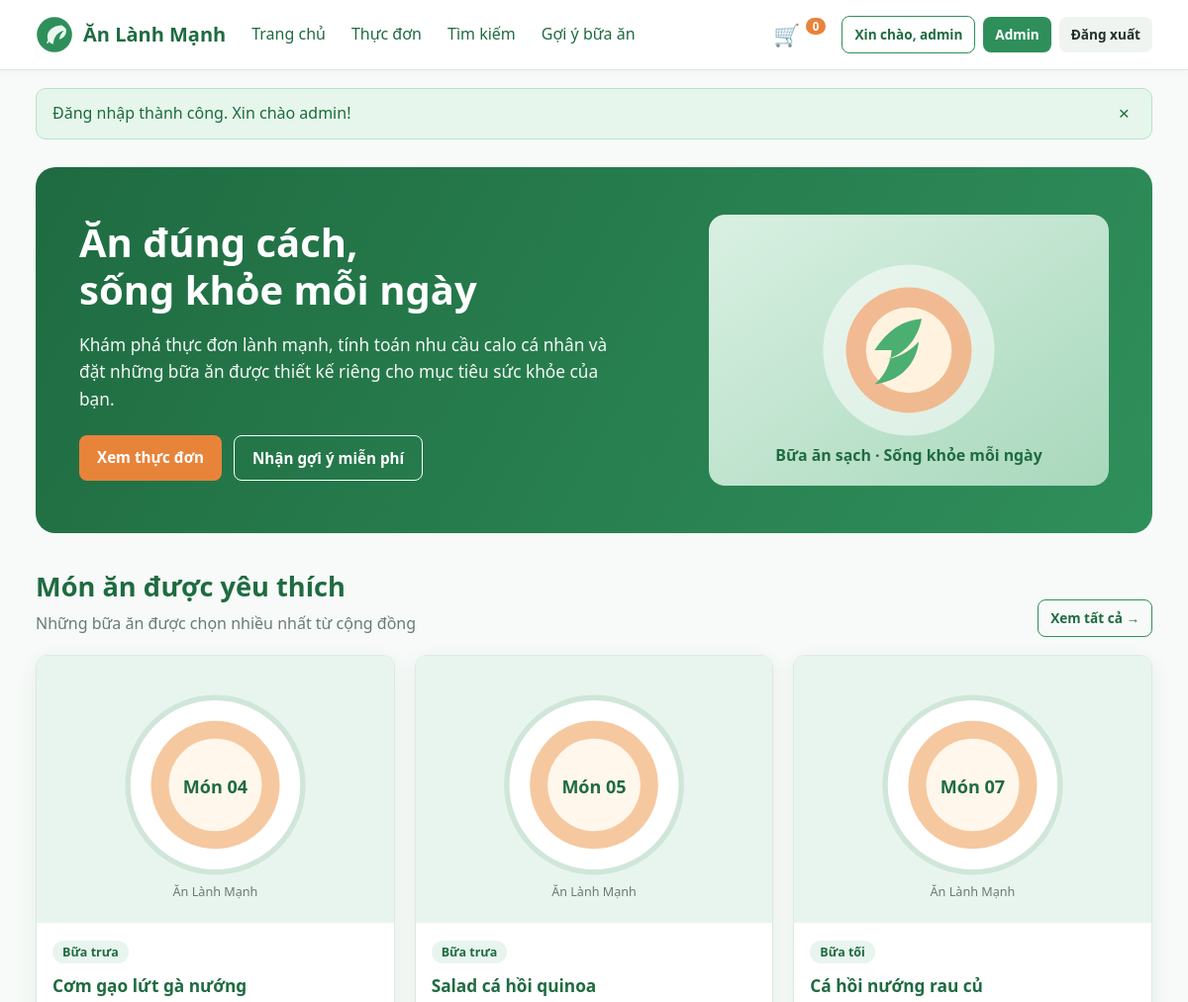
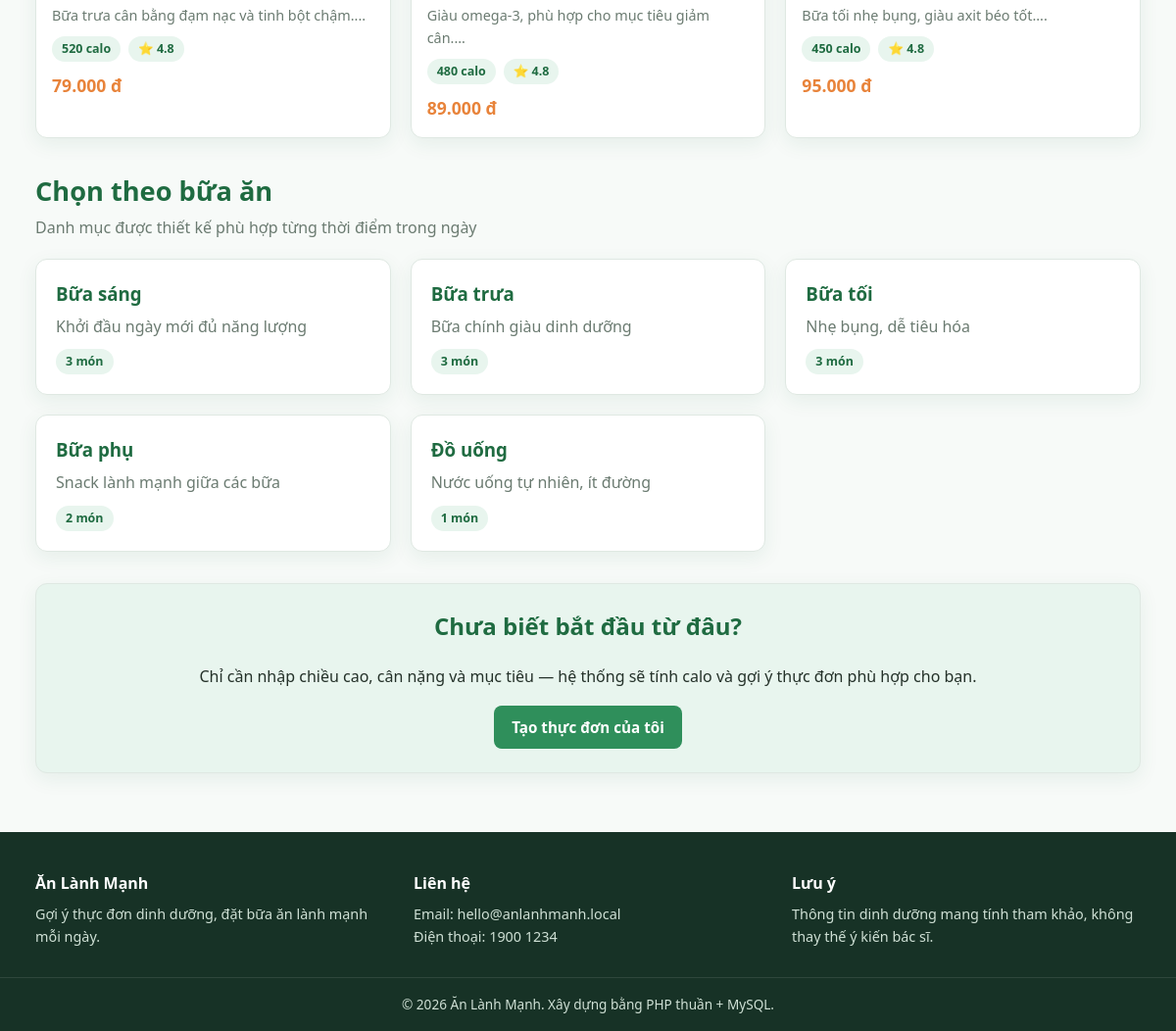
The page / (signed in) on the database its author committed (2 pictures, top to bottom).
### tables this page shows
CREATE TABLE mon_an (
    id INT AUTO_INCREMENT PRIMARY KEY,
    ten VARCHAR(200) NOT NULL,
    slug VARCHAR(200) NOT NULL UNIQUE,
    id_danh_muc INT NOT NULL,
    id_nguon INT NOT NULL,
    mo_ta TEXT,
    nguyen_lieu TEXT,
    calo INT NOT NULL DEFAULT 0,
    protein DECIMAL(5,1) NOT NULL DEFAULT 0,
    carb DECIMAL(5,1) NOT NULL DEFAULT 0,
    fat DECIMAL(5,1) NOT NULL DEFAULT 0,
    gia DECIMAL(10,2) NOT NULL DEFAULT 0,
    hinh_anh VARCHAR(255) NOT NULL DEFAULT 'images/product/default.svg',
    trang_thai TINYINT(1) NOT NULL DEFAULT 1,
    luot_xem INT NOT NULL DEFAULT 0,
    created_at TIMESTAMP DEFAULT CURRENT_TIMESTAMP,
    FOREIGN KEY (id_danh_muc) REFERENCES danh_muc(id) ON DELETE CASCADE,
    FOREIGN KEY (id_nguon) REFERENCES nguon_cong_thuc(id) ON DELETE CASCADE
);

CREATE TABLE danh_muc (
    id INT AUTO_INCREMENT PRIMARY KEY,
    ten VARCHAR(100) NOT NULL,
    slug VARCHAR(100) NOT NULL UNIQUE,
    mo_ta TEXT,
    created_at TIMESTAMP DEFAULT CURRENT_TIMESTAMP
);

### index.php (the view, shortened to what this page needs)
<?php
require __DIR__ . '/includes/db.php';
$featured = $pdo->query("
    SELECT m.*, dm.ten AS danh_muc
    FROM mon_an m
    JOIN danh_muc dm ON m.id_danh_muc = dm.id
    WHERE m.trang_thai = 1
    ORDER BY m.luot_xem DESC
    LIMIT 3
")->fetchAll();
$categories = $pdo->query("
    SELECT dm.*, COUNT(m.id) AS so_mon
    FROM danh_muc dm
    LEFT JOIN mon_an m ON m.id_danh_muc = dm.id AND m.trang_thai = 1
    GROUP BY dm.id
    ORDER BY dm.id
")->fetchAll();
include __DIR__ . '/includes/header.php';
?>
<section class="hero">
    <div>
        <h1>Ăn đúng cách,<br>sống khỏe mỗi ngày</h1>
        <p>Khám phá thực đơn lành mạnh, tính toán nhu cầu calo cá nhân và đặt những bữa ăn được thiết kế riêng cho mục tiêu sức khỏe của bạn.</p>
        <div class="hero-actions">
            <a href="danhmuc.php" class="btn btn-orange">Xem thực đơn</a>
            <a href="goiy.php" class="btn btn-outline">Nhận gợi ý miễn phí</a>
        </div>
    </div>
    <img src="images/banner.svg" alt="Bữa ăn lành mạnh">
</section>
<section>
    <div class="section-head">
        <div>
            <h2>Món ăn được yêu thích</h2>
            <p>Những bữa ăn được chọn nhiều nhất từ cộng đồng</p>
        </div>
        <a href="danhmuc.php" class="btn btn-sm btn-outline">Xem tất cả →</a>
    </div>
    <div class="grid grid-3">
        <?php foreach ($featured as $m): ?>
            <article class="card">
                <a href="monan.php?id=<?= (int)$m['id'] ?>">
                    <img class="card-img" src="<?= e($m['hinh_anh']) ?>" alt="<?= e($m['ten']) ?>">
                </a>
                <div class="card-body">
                    <span class="pill"><?= e($m['danh_muc']) ?></span>
                    <h3 style="margin-top:8px"><a href="monan.php?id=<?= (int)$m['id'] ?>"><?= e($m['ten']) ?></a></h3>
                    <p><?= e(mb_substr($m['mo_ta'], 0, 70)) ?>...</p>
                    <div class="meta">
                        <span class="pill"><?= (int)$m['calo'] ?> calo</span>
                        <span class="pill">⭐ 4.8</span>
                    </div>
                    <div class="card-price" style="margin-top:10px"><?= money($m['gia']) ?></div>
                </div>
            </article>
        <?php endforeach; ?>
    </div>
</section>
<section>
    <div class="section-head">
        <div>
            <h2>Chọn theo bữa ăn</h2>
            <p>Danh mục được thiết kế phù hợp từng thời điểm trong ngày</p>
        </div>
    </div>
    <div class="grid grid-3">
        <?php foreach ($categories as $c): ?>
            <a class="card" style="padding:20px" href="danhmuc.php?slug=<?= e($c['slug']) ?>">
                <h3 style="margin:0;color:var(--green-dark)"><?= e($c['ten']) ?></h3>
                <p style="color:var(--muted);margin:6px 0 0"><?= e($c['mo_ta']) ?></p>
                <span class="pill" style="margin-top:10px;display:inline-block"><?= (int)$c['so_mon'] ?> món</span>
            </a>
        <?php endforeach; ?>
    </div>
</section>
<section>
    <div class="panel" style="text-align:center;background:var(--green-light)">
        <h2 style="color:var(--green-dark);margin-top:0">Chưa biết bắt đầu từ đâu?</h2>
        <p>Chỉ cần nhập chiều cao, cân nặng và mục tiêu — hệ thống sẽ tính calo và gợi ý thực đơn phù hợp cho bạn.</p>
        <a href="goiy.php" class="btn btn-primary">Tạo thực đơn của tôi</a>
    </div>
</section>
<?php include __DIR__ . '/includes/footer.php'; ?>

### css/style.css (style rules this page uses)
:root { --green: #2f8f5b; --green-dark: #1f6b41; --green-light: #e8f5ee; --orange: #e8833a; --text: #243129; --muted: #6b7b71; --bg: #f7faf8; --white: #fff; --border: #dfe8e2; --danger: #d64545; --warning: #d99a1c; --radius: 12px; --shadow: 0 6px 20px rgba(31, 107, 65, .08); }
* { box-sizing: border-box; }
html { scroll-behavior: smooth; }
body { margin: 0; font-family: "Segoe UI", Roboto, Helvetica, Arial, sans-serif; color: var(--text); background: var(--bg); line-height: 1.6; }
a { color: var(--green-dark); text-decoration: none; }
img { max-width: 100%; display: block; }
.btn { display: inline-block; border: 0; border-radius: 8px; cursor: pointer; padding: 10px 18px; font-size: .95rem; font-weight: 600; text-align: center; transition: .18s ease; font-family: inherit; }
.btn-sm { padding: 7px 12px; font-size: .85rem; }
.btn-primary { background: var(--green); color: #fff; }
.btn-outline { background: transparent; color: var(--green-dark); border: 1px solid var(--green); }
.btn-orange { background: var(--orange); color: #fff; }
section { margin: 32px 0; }
.section-head { display: flex; align-items: end; justify-content: space-between; gap: 12px; margin-bottom: 18px; }
.section-head h1, .section-head h2 { margin: 0; font-size: 1.7rem; color: var(--green-dark); }
.section-head p { margin: 4px 0 0; color: var(--muted); }
.hero { margin-top: 28px; background: linear-gradient(120deg, var(--green-dark), var(--green)); color: #fff; border-radius: 20px; padding: 48px 44px; display: grid; grid-template-columns: 1.2fr .8fr; gap: 30px; align-items: center; overflow: hidden; }
.hero h1 { font-size: 2.5rem; margin: 0 0 12px; line-height: 1.2; }
.hero p { font-size: 1.08rem; opacity: .95; max-width: 560px; }
.hero-actions { display: flex; gap: 12px; margin-top: 22px; flex-wrap: wrap; }
.hero .btn-outline { color: #fff; border-color: #fff; }
.hero img { border-radius: 16px; width: 100%; }
.grid { display: grid; gap: 20px; }
.grid-3 { grid-template-columns: repeat(3, minmax(0, 1fr)); }
.card { background: var(--white); border: 1px solid var(--border); border-radius: var(--radius); overflow: hidden; box-shadow: var(--shadow); transition: .2s ease; }
.card-img { aspect-ratio: 4/3; object-fit: cover; width: 100%; background: var(--green-light); }
.card-body { padding: 16px; }
.card-body h3 { margin: 0 0 6px; font-size: 1.08rem; }
.card-body p { color: var(--muted); font-size: .9rem; margin: 0 0 10px; }
.card-price { color: var(--orange); font-weight: 700; font-size: 1.1rem; }
.meta { display: flex; flex-wrap: wrap; gap: 8px; margin-top: 10px; }
.pill { background: var(--green-light); color: var(--green-dark); border-radius: 999px; padding: 3px 10px; font-size: .78rem; font-weight: 600; }
.panel { background: #fff; border: 1px solid var(--border); border-radius: var(--radius); padding: 24px; box-shadow: var(--shadow); }

### rows shown on the page
mon_an: hinh_anh (picture), id_danh_muc.ten "Bữa trưa", ten "Cơm gạo lứt gà nướng", mo_ta "Bữa trưa cân bằng đạm nạc và tinh bột chậm.", calo "520", gia "79.000 đ"
mon_an: hinh_anh (picture), id_danh_muc.ten "Bữa trưa", ten "Salad cá hồi quinoa", mo_ta "Giàu omega-3, phù hợp cho mục tiêu giảm cân.", calo "480", gia "89.000 đ"
mon_an: hinh_anh (picture), id_danh_muc.ten "Bữa tối", ten "Cá hồi nướng rau củ", mo_ta "Bữa tối nhẹ bụng, giàu axit béo tốt.", calo "450", gia "95.000 đ"
danh_muc: ten "Bữa sáng", mo_ta "Khởi đầu ngày mới đủ năng lượng", so_mon "3"
danh_muc: ten "Bữa trưa", mo_ta "Bữa chính giàu dinh dưỡng", so_mon "3"
danh_muc: ten "Bữa tối", mo_ta "Nhẹ bụng, dễ tiêu hóa", so_mon "3"
danh_muc: ten "Bữa phụ", mo_ta "Snack lành mạnh giữa các bữa", so_mon "2"
danh_muc: ten "Đồ uống", mo_ta "Nước uống tự nhiên, ít đường", so_mon "1"

### other values the page prints
cart_count() "0"
$_SESSION['ho_ten'] "admin"
$f['message'] "Đăng nhập thành công. Xin chào admin!"
